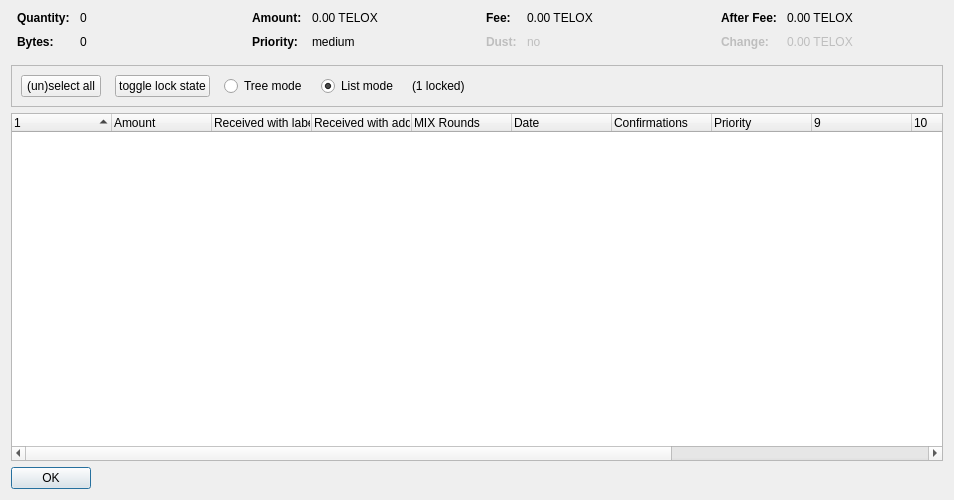
<?xml version="1.0" encoding="UTF-8"?>
<ui version="4.0">
 <class>CoinControlDialog</class>
 <widget class="QDialog" name="CoinControlDialog">
  <property name="geometry">
   <rect>
    <x>0</x>
    <y>0</y>
    <width>954</width>
    <height>500</height>
   </rect>
  </property>
  <property name="windowTitle">
   <string>Coin Selection</string>
  </property>
  <layout class="QVBoxLayout" name="verticalLayout">
   <item>
    <layout class="QHBoxLayout" name="horizontalLayoutTop" stretch="0,0,0,0">
     <property name="topMargin">
      <number>0</number>
     </property>
     <property name="bottomMargin">
      <number>10</number>
     </property>
     <item>
      <layout class="QFormLayout" name="formLayoutCoinControl1">
       <property name="horizontalSpacing">
        <number>10</number>
       </property>
       <property name="verticalSpacing">
        <number>10</number>
       </property>
       <property name="leftMargin">
        <number>6</number>
       </property>
       <property name="rightMargin">
        <number>6</number>
       </property>
       <item row="0" column="0">
        <widget class="QLabel" name="labelCoinControlQuantityText">
         <property name="font">
          <font>
           <weight>75</weight>
           <bold>true</bold>
          </font>
         </property>
         <property name="text">
          <string>Quantity:</string>
         </property>
        </widget>
       </item>
       <item row="0" column="1">
        <widget class="QLabel" name="labelCoinControlQuantity">
         <property name="cursor">
          <cursorShape>IBeamCursor</cursorShape>
         </property>
         <property name="contextMenuPolicy">
          <enum>Qt::ActionsContextMenu</enum>
         </property>
         <property name="text">
          <string notr="true">0</string>
         </property>
         <property name="textInteractionFlags">
          <set>Qt::LinksAccessibleByMouse|Qt::TextSelectableByKeyboard|Qt::TextSelectableByMouse</set>
         </property>
        </widget>
       </item>
       <item row="1" column="0">
        <widget class="QLabel" name="labelCoinControlBytesText">
         <property name="font">
          <font>
           <weight>75</weight>
           <bold>true</bold>
          </font>
         </property>
         <property name="text">
          <string>Bytes:</string>
         </property>
        </widget>
       </item>
       <item row="1" column="1">
        <widget class="QLabel" name="labelCoinControlBytes">
         <property name="cursor">
          <cursorShape>IBeamCursor</cursorShape>
         </property>
         <property name="contextMenuPolicy">
          <enum>Qt::ActionsContextMenu</enum>
         </property>
         <property name="text">
          <string notr="true">0</string>
         </property>
         <property name="textInteractionFlags">
          <set>Qt::LinksAccessibleByMouse|Qt::TextSelectableByKeyboard|Qt::TextSelectableByMouse</set>
         </property>
        </widget>
       </item>
      </layout>
     </item>
     <item>
      <layout class="QFormLayout" name="formLayoutCoinControl2">
       <property name="horizontalSpacing">
        <number>10</number>
       </property>
       <property name="verticalSpacing">
        <number>10</number>
       </property>
       <property name="leftMargin">
        <number>6</number>
       </property>
       <property name="rightMargin">
        <number>6</number>
       </property>
       <item row="0" column="0">
        <widget class="QLabel" name="labelCoinControlAmountText">
         <property name="font">
          <font>
           <weight>75</weight>
           <bold>true</bold>
          </font>
         </property>
         <property name="text">
          <string>Amount:</string>
         </property>
        </widget>
       </item>
       <item row="0" column="1">
        <widget class="QLabel" name="labelCoinControlAmount">
         <property name="cursor">
          <cursorShape>IBeamCursor</cursorShape>
         </property>
         <property name="contextMenuPolicy">
          <enum>Qt::ActionsContextMenu</enum>
         </property>
         <property name="text">
          <string notr="true">0.00 TELOX</string>
         </property>
         <property name="textInteractionFlags">
          <set>Qt::LinksAccessibleByMouse|Qt::TextSelectableByKeyboard|Qt::TextSelectableByMouse</set>
         </property>
        </widget>
       </item>
       <item row="1" column="0">
        <widget class="QLabel" name="labelCoinControlPriorityText">
         <property name="font">
          <font>
           <weight>75</weight>
           <bold>true</bold>
          </font>
         </property>
         <property name="text">
          <string>Priority:</string>
         </property>
        </widget>
       </item>
       <item row="1" column="1">
        <widget class="QLabel" name="labelCoinControlPriority">
         <property name="cursor">
          <cursorShape>IBeamCursor</cursorShape>
         </property>
         <property name="contextMenuPolicy">
          <enum>Qt::ActionsContextMenu</enum>
         </property>
         <property name="text">
          <string>medium</string>
         </property>
         <property name="textInteractionFlags">
          <set>Qt::LinksAccessibleByMouse|Qt::TextSelectableByKeyboard|Qt::TextSelectableByMouse</set>
         </property>
        </widget>
       </item>
      </layout>
     </item>
     <item>
      <layout class="QFormLayout" name="formLayoutCoinControl3">
       <property name="horizontalSpacing">
        <number>10</number>
       </property>
       <property name="verticalSpacing">
        <number>10</number>
       </property>
       <property name="leftMargin">
        <number>6</number>
       </property>
       <property name="rightMargin">
        <number>6</number>
       </property>
       <item row="0" column="0">
        <widget class="QLabel" name="labelCoinControlFeeText">
         <property name="font">
          <font>
           <weight>75</weight>
           <bold>true</bold>
          </font>
         </property>
         <property name="text">
          <string>Fee:</string>
         </property>
        </widget>
       </item>
       <item row="0" column="1">
        <widget class="QLabel" name="labelCoinControlFee">
         <property name="cursor">
          <cursorShape>IBeamCursor</cursorShape>
         </property>
         <property name="contextMenuPolicy">
          <enum>Qt::ActionsContextMenu</enum>
         </property>
         <property name="text">
          <string notr="true">0.00 TELOX</string>
         </property>
         <property name="textInteractionFlags">
          <set>Qt::LinksAccessibleByMouse|Qt::TextSelectableByKeyboard|Qt::TextSelectableByMouse</set>
         </property>
        </widget>
       </item>
       <item row="1" column="0">
        <widget class="QLabel" name="labelCoinControlLowOutputText">
         <property name="enabled">
          <bool>false</bool>
         </property>
         <property name="font">
          <font>
           <weight>75</weight>
           <bold>true</bold>
          </font>
         </property>
         <property name="text">
          <string>Dust:</string>
         </property>
        </widget>
       </item>
       <item row="1" column="1">
        <widget class="QLabel" name="labelCoinControlLowOutput">
         <property name="enabled">
          <bool>false</bool>
         </property>
         <property name="cursor">
          <cursorShape>IBeamCursor</cursorShape>
         </property>
         <property name="contextMenuPolicy">
          <enum>Qt::ActionsContextMenu</enum>
         </property>
         <property name="text">
          <string>no</string>
         </property>
         <property name="textInteractionFlags">
          <set>Qt::LinksAccessibleByMouse|Qt::TextSelectableByKeyboard|Qt::TextSelectableByMouse</set>
         </property>
        </widget>
       </item>
      </layout>
     </item>
     <item>
      <layout class="QFormLayout" name="formLayoutCoinControl4">
       <property name="horizontalSpacing">
        <number>10</number>
       </property>
       <property name="verticalSpacing">
        <number>10</number>
       </property>
       <property name="leftMargin">
        <number>6</number>
       </property>
       <property name="rightMargin">
        <number>6</number>
       </property>
       <item row="0" column="0">
        <widget class="QLabel" name="labelCoinControlAfterFeeText">
         <property name="font">
          <font>
           <weight>75</weight>
           <bold>true</bold>
          </font>
         </property>
         <property name="text">
          <string>After Fee:</string>
         </property>
        </widget>
       </item>
       <item row="0" column="1">
        <widget class="QLabel" name="labelCoinControlAfterFee">
         <property name="cursor">
          <cursorShape>IBeamCursor</cursorShape>
         </property>
         <property name="contextMenuPolicy">
          <enum>Qt::ActionsContextMenu</enum>
         </property>
         <property name="text">
          <string notr="true">0.00 TELOX</string>
         </property>
         <property name="textInteractionFlags">
          <set>Qt::LinksAccessibleByMouse|Qt::TextSelectableByKeyboard|Qt::TextSelectableByMouse</set>
         </property>
        </widget>
       </item>
       <item row="1" column="0">
        <widget class="QLabel" name="labelCoinControlChangeText">
         <property name="enabled">
          <bool>false</bool>
         </property>
         <property name="font">
          <font>
           <weight>75</weight>
           <bold>true</bold>
          </font>
         </property>
         <property name="text">
          <string>Change:</string>
         </property>
        </widget>
       </item>
       <item row="1" column="1">
        <widget class="QLabel" name="labelCoinControlChange">
         <property name="enabled">
          <bool>false</bool>
         </property>
         <property name="cursor">
          <cursorShape>IBeamCursor</cursorShape>
         </property>
         <property name="contextMenuPolicy">
          <enum>Qt::ActionsContextMenu</enum>
         </property>
         <property name="text">
          <string notr="true">0.00 TELOX</string>
         </property>
         <property name="textInteractionFlags">
          <set>Qt::LinksAccessibleByMouse|Qt::TextSelectableByKeyboard|Qt::TextSelectableByMouse</set>
         </property>
        </widget>
       </item>
      </layout>
     </item>
    </layout>
   </item>
   <item>
    <widget class="QFrame" name="frame">
     <property name="minimumSize">
      <size>
       <width>0</width>
       <height>40</height>
      </size>
     </property>
     <property name="frameShape">
      <enum>QFrame::StyledPanel</enum>
     </property>
     <property name="frameShadow">
      <enum>QFrame::Sunken</enum>
     </property>
     <layout class="QHBoxLayout" name="horizontalLayout">
      <item>
       <layout class="QHBoxLayout" name="horizontalLayoutPanel" stretch="0,0,0,0,0,0">
        <property name="spacing">
         <number>14</number>
        </property>
        <item>
         <widget class="QPushButton" name="pushButtonSelectAll">
          <property name="sizePolicy">
           <sizepolicy hsizetype="Maximum" vsizetype="Fixed">
            <horstretch>0</horstretch>
            <verstretch>0</verstretch>
           </sizepolicy>
          </property>
          <property name="text">
           <string>(un)select all</string>
          </property>
          <property name="autoDefault">
           <bool>false</bool>
          </property>
         </widget>
        </item>
        <item>
         <widget class="QPushButton" name="pushButtonToggleLock">
          <property name="sizePolicy">
           <sizepolicy hsizetype="Maximum" vsizetype="Fixed">
            <horstretch>0</horstretch>
            <verstretch>0</verstretch>
           </sizepolicy>
          </property>
          <property name="text">
           <string>toggle lock state</string>
          </property>
          <property name="autoDefault">
           <bool>false</bool>
          </property>
         </widget>
        </item>
        <item>
         <widget class="QRadioButton" name="radioTreeMode">
          <property name="sizePolicy">
           <sizepolicy hsizetype="Maximum" vsizetype="Fixed">
            <horstretch>0</horstretch>
            <verstretch>0</verstretch>
           </sizepolicy>
          </property>
          <property name="text">
           <string>Tree mode</string>
          </property>
         </widget>
        </item>
        <item>
         <widget class="QRadioButton" name="radioListMode">
          <property name="sizePolicy">
           <sizepolicy hsizetype="Maximum" vsizetype="Fixed">
            <horstretch>0</horstretch>
            <verstretch>0</verstretch>
           </sizepolicy>
          </property>
          <property name="text">
           <string>List mode</string>
          </property>
          <property name="checked">
           <bool>true</bool>
          </property>
         </widget>
        </item>
        <item>
         <widget class="QLabel" name="labelLocked">
          <property name="text">
           <string>(1 locked)</string>
          </property>
         </widget>
        </item>
        <item>
         <spacer name="horizontalSpacer">
          <property name="orientation">
           <enum>Qt::Horizontal</enum>
          </property>
          <property name="sizeHint" stdset="0">
           <size>
            <width>40</width>
            <height>20</height>
           </size>
          </property>
         </spacer>
        </item>
       </layout>
      </item>
     </layout>
    </widget>
   </item>
   <item>
    <widget class="CoinControlTreeWidget" name="treeWidget">
     <property name="contextMenuPolicy">
      <enum>Qt::CustomContextMenu</enum>
     </property>
     <property name="sortingEnabled">
      <bool>false</bool>
     </property>
     <property name="columnCount">
      <number>13</number>
     </property>
     <attribute name="headerShowSortIndicator" stdset="0">
      <bool>true</bool>
     </attribute>
     <attribute name="headerStretchLastSection">
      <bool>false</bool>
     </attribute>
     <column>
      <property name="text">
       <string/>
      </property>
     </column>
     <column>
      <property name="text">
       <string>Amount</string>
      </property>
     </column>
     <column>
      <property name="text">
       <string>Received with label</string>
      </property>
     </column>
     <column>
      <property name="text">
       <string>Received with address</string>
      </property>
     </column>
     <column>
      <property name="text">
       <string>MIX Rounds</string>
      </property>
     </column>
     <column>
      <property name="text">
       <string>Date</string>
      </property>
     </column>
     <column>
      <property name="text">
       <string>Confirmations</string>
      </property>
      <property name="toolTip">
       <string>Confirmed</string>
      </property>
     </column>
     <column>
      <property name="text">
       <string>Priority</string>
      </property>
     </column>
     <column>
      <property name="text">
       <string/>
      </property>
     </column>
     <column>
      <property name="text">
       <string/>
      </property>
     </column>
     <column>
      <property name="text">
       <string/>
      </property>
     </column>
     <column>
      <property name="text">
       <string/>
      </property>
     </column>
     <column>
      <property name="text">
       <string/>
      </property>
     </column>
    </widget>
   </item>
   <item>
    <widget class="QDialogButtonBox" name="buttonBox">
     <property name="sizePolicy">
      <sizepolicy hsizetype="Maximum" vsizetype="Fixed">
       <horstretch>0</horstretch>
       <verstretch>0</verstretch>
      </sizepolicy>
     </property>
     <property name="orientation">
      <enum>Qt::Horizontal</enum>
     </property>
     <property name="standardButtons">
      <set>QDialogButtonBox::Ok</set>
     </property>
    </widget>
   </item>
  </layout>
 </widget>
 <customwidgets>
  <customwidget>
   <class>CoinControlTreeWidget</class>
   <extends>QTreeWidget</extends>
   <header>coincontroltreewidget.h</header>
  </customwidget>
 </customwidgets>
 <resources/>
 <connections/>
</ui>
